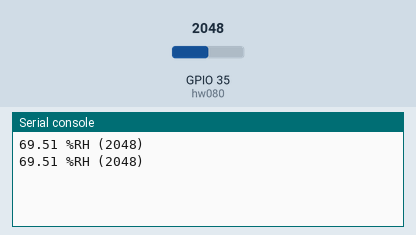
This program was run on a simulated ESP32 board running MicroPython. On the bench: the last lines printed to the serial console. The inputs (shaded band) are chosen by the test bench; at power-on: GPIO 35 (hw080) = 2048 (analog values on the 0–4095 scale).

Above: at 1.2 s.
1.3 s: GPIO 35 (hw080) set to 2866
At 2.6 s:
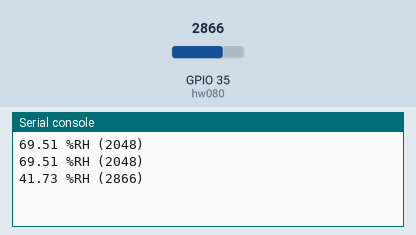
2.8 s: GPIO 35 (hw080) set to 3603
At 3.6 s:
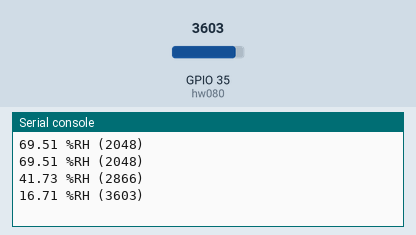
Timing chart, 0 to 5.8 s (numbered marks = the images above; inputs shaded):
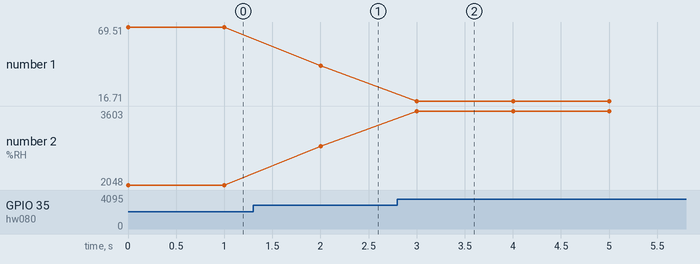

Measured:
- after the input at 1.3 s, the serial console: prints a new line after 0.70 s (image 1)
- after the input at 2.8 s, the serial console: prints a new line after 0.20 s (image 2)
- plotted number 1: 69.51 → 41.73 after the input at 1.3 s, 41.73 → 16.71 after the input at 2.8 s
- plotted number 2: 2048 → 2866 after the input at 1.3 s, 2866 → 3603 after the input at 2.8 s

The program:

hw080.py
```python
import machine as M
import utime   as T

class HW080:
    SM_MAX_ACCEPTABLE = 4095
    SM_MIN_ACCEPTABLE = 1150

    def __init__(self, pin_adc = None, pin_dac = None):
        if pin_adc is None and pin_dac is None:
            raise RuntimeError("An ADC pin or a DAC pin is necessary to use the HW080")

        self.pin_adc = pin_adc
        self.pin_dac = pin_dac

        self.adc = M.ADC(M.Pin(pin_adc)) if pin_adc is not None else None
        self.adc.atten(M.ADC.ATTN_11DB)

        self.dac = M.DAC(M.Pin(pin_dac)) if pin_dac is not None else None

    def measure_analog(self):
        if self.pin_adc is None:
            raise RuntimeError("Unable to get analog measurement without an active ADC pin")
        return self.adc.read()

    def measure_digital(self):
        return NotImplementedError("Digital measurement has not been implemented yet")

    def convert_to_rh_percents(self, meas):
        if meas < self.SM_MIN_ACCEPTABLE:
            return 100.0

        elif meas > self.SM_MAX_ACCEPTABLE:
            return 0.0

        else:
            return 100.0 * ((self.SM_MAX_ACCEPTABLE - meas) / (self.SM_MAX_ACCEPTABLE - self.SM_MIN_ACCEPTABLE))

hw080 = HW080(M.Pin(35))

while True:
    value = hw080.measure_analog()
    print(round(hw080.convert_to_rh_percents(value), 2), f"%RH ({value})")
    T.sleep(1)
```
